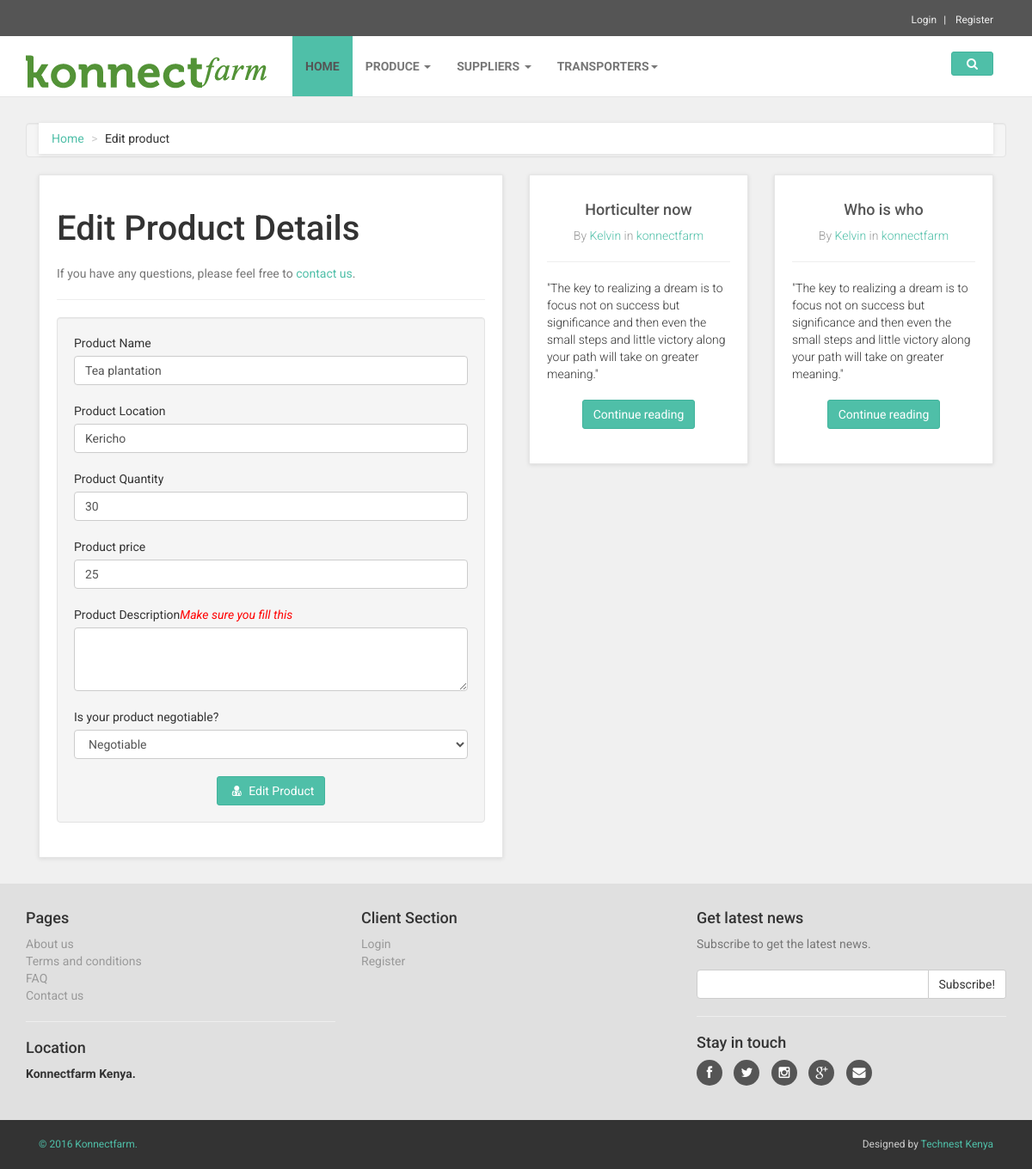
/edit_product.php?id=69, run on the app's committed database.
### tables this page shows
CREATE TABLE IF NOT EXISTS `products` (
  `id` int(11) NOT NULL,
  `user_id` int(11) NOT NULL,
  `product_name` text NOT NULL,
  `product_price` int(50) NOT NULL,
  `product_quantity` varchar(100) NOT NULL,
  `product_unit` text NOT NULL,
  `description` text NOT NULL,
  `current_location` text NOT NULL,
  `negotiable` text NOT NULL,
  `upload_date` timestamp NOT NULL DEFAULT CURRENT_TIMESTAMP,
  `pic1` text NOT NULL,
  `pic2` text NOT NULL,
  `pic3` text NOT NULL
);

### edit_product.php (the view, shortened to what this page needs)
<?php
include("includes/connection.php");
?>
<?php
     $product_id = $_SESSION['product_id'];
?>
<?php include("includes/header2.php");?>
 <div id="all">
        <div id="content">
            <div class="container">
                <div class="col-md-12">
                    <ul class="breadcrumb">
                        <li><a href="#">Home</a>
                        </li>
                        <li>Edit product</li>
                    </ul>
                </div>
                <div class="col-md-6">
                    <div class="box">
                        <h1>Edit Product Details</h1>
                        <p class="text-muted">If you have any questions,
                         please feel free to
                        <a href="contact.html">contact us</a>.</p>
                        <hr>
                        <?php
                         $query = "SELECT * FROM products WHERE id = $product_id";
                                $q_result = mysqli_query($connection,$query)
                                or die("Query failed");
                                if(!$query){
                                    echo " The select dint work";
                                }else{
                                while($row = mysqli_fetch_assoc($q_result)){
                                    $current_location = $row['current_location'];
                                    $product_quantity = $row['product_quantity'];
                                    $product_price = $row['product_price'];
                                    $product_name = $row['product_name'];
                                    $product_price = $row['product_price'];
                                    $product_description = $row['description'];
                                }
                            }
                        ?>
                        <form action="edit_product.php" method="post" name="register" class="well">
                            <div class="form-group">
                                <label for="fname">Product Name</label>
                                <input type="text" value="<?php echo $product_name;?>"name="product_name" class="form-control" id="name" required>
                            </div>
                             <div class="form-group">
                                <label for="phone">Product Location</label>
                                <input type="text"  value="<?php echo $current_location;?>"name="current_location" class="form-control" id="location" required>
                            </div>
                            <div class="form-group">
                                <label for="email">Product Quantity</label>
                                <input type="number"  value="<?php echo $product_quantity;?>"name="product_quantity" value="1" id="quantity" class="form-control " required>
                            </div>
                             <div class="form-group">
                                <label for="county">Product price</label>
                                <input type="number"  value="<?php echo $product_price;?>"name="product_price"  id="price" class="form-control" placeholder="ksh" required>
                            </div>
                             <div class="form-group">
                                <label for="lname">Product Description<i style="color:red">Make sure you fill this</i></label>
                                <textarea class="form-control"  value="<?php echo $product_description;?>"name="description"id="desc" rows="3" ></textarea>
                            </div>
                                 <div class="form-group">
                               <label>Is your product negotiable?</label>
                                 <select name="negotiable" class="form-control">
                                    <option name="negotiable">Negotiable</option>
                                </select>
                            </div>
                            <div class="text-center">
                                <button type="submit" name="edit_product"  class="btn btn-primary">
                                <i class="fa fa-user-md"></i> Edit Product</button>
                            </div>
                        </form>
                    </div>
                </div>
            <div class="container">
                <div class="col-md-6" data-animate="fadeInUp">
                    <div id="blog-homepage" class="row">
                        <div class="col-sm-6">
                            <div class="post">
                                <h4><a href="post.html">Horticulter now</a></h4>
                                <p class="author-category">By <a href="#">Kelvin </a> in <a href="">konnectfarm</a>
                                </p>
                                <hr>
                                <p class="intro">"The key to realizing a dream is to focus not on success but significance and then even the small steps and little victory along your path will take on greater meaning."</p>
                                <p class="read-more"><a href="post.html" class="btn btn-primary">Continue reading</a>
                                </p>
                            </div>
                        </div>
                        <div class="col-sm-6">
                            <div class="post">
                                <h4><a href="post.html">Who is who </a></h4>
                                <p class="author-category">By <a href="#">Kelvin</a> in <a href="">konnectfarm</a>
                                </p>
                                <hr>
                                <p class="intro">"The key to realizing a dream is to focus not on success but significance and then even the small steps and little victory along your path will take on greater meaning."</p>
                                <p class="read-more"><a href="post.html" class="btn btn-primary">Continue reading</a>
                                </p>
                            </div>
                        </div>
                    </div>
                </div>
            </div>
                         </div>
                        </div>
    <?php include("includes/footer.php"); ?>

### css/style.default.css (style rules this page uses)
a i.fa, button i.fa { margin: 0 5px; }
h1 { font-weight: 700; font-size: 40px; }
.breadcrumb { -webkit-box-shadow: 0 1px 5px rgba(0, 0, 0, 0.1); box-shadow: 0 1px 5px rgba(0, 0, 0, 0.1); }
.box { background: #fff; margin: 0 0 30px; border: solid 1px #e6e6e6; -webkit-box-sizing: border-box; -moz-box-sizing: border-box; box-sizing: border-box; padding: 20px; -webkit-box-shadow: 0 1px 5px rgba(0, 0, 0, 0.1); box-shadow: 0 1px 5px rgba(0, 0, 0, 0.1); }
#content #blog-listing .post, #content #blog-homepage .post { margin-bottom: 60px; background: #fff; margin: 0 0 30px; border: solid 1px #e6e6e6; -webkit-box-sizing: border-box; -moz-box-sizing: border-box; box-sizing: border-box; padding: 20px; -webkit-box-shadow: 0 1px 5px rgba(0, 0, 0, 0.1); box-shadow: 0 1px 5px rgba(0, 0, 0, 0.1); }
#content #blog-listing .post h2 a, #content #blog-homepage .post h2 a, #content #blog-listing .post h4 a, #content #blog-homepage .post h4 a { color: #555555; }
#content #blog-listing .post .author-category, #content #blog-homepage .post .author-category { color: #999999; font-weight: 300; }
#content #blog-listing .post .intro, #content #blog-homepage .post .intro { text-align: left; }
#content #blog-listing .post .read-more, #content #blog-homepage .post .read-more { text-align: right; }
#content #blog-homepage .post { margin-bottom: 30px; }
#content #blog-homepage .post h2, #content #blog-homepage .post h4, #content #blog-homepage .post .author-category, #content #blog-homepage .post .read-more { text-align: center; }
#content #blog-homepage .post .intro { font-weight: 300; }
#content #blog-homepage .post .read-more { margin-top: 20px; }
body { font-family: "Roboto", Helvetica, Arial, sans-serif; font-size: 14px; line-height: 1.42857143; color: #333333; background-color: #f0f0f0; }
hr { margin-top: 20px; margin-bottom: 20px; border: 0; border-top: 1px solid #eeeeee; }
.breadcrumb { padding: 8px 15px; margin-bottom: 20px; background-color: #ffffff; border-radius: 0; }
.breadcrumb > li + li:before { content: ">\00a0"; color: #cccccc; }
.btn { font-weight: normal; font-family: "Roboto", Helvetica, Arial, sans-serif; padding: 6px 12px; font-size: 14px; line-height: 1.42857143; border-radius: 3px; }
.btn-primary { color: #ffffff; background-color: #4fbfa8; border-color: #41b39c; }
label { font-weight: normal; }
.form-control { -webkit-box-shadow: none; box-shadow: none; }
.form-group { margin-bottom: 20px; }
h1, h2, h3, h4, h5, h6, .h1, .h2, .h3, .h4, .h5, .h6 { font-family: inherit; font-weight: 500; line-height: 1.1; color: inherit; }
h1, .h1, h2, .h2, h3, .h3 { margin-top: 20px; margin-bottom: 20px; }
p, ul, ol { margin: 0 0 20px; }

### data on the page
products: product_name "Tea plantation", current_location "Kericho", product_quantity "30", product_price "25"
